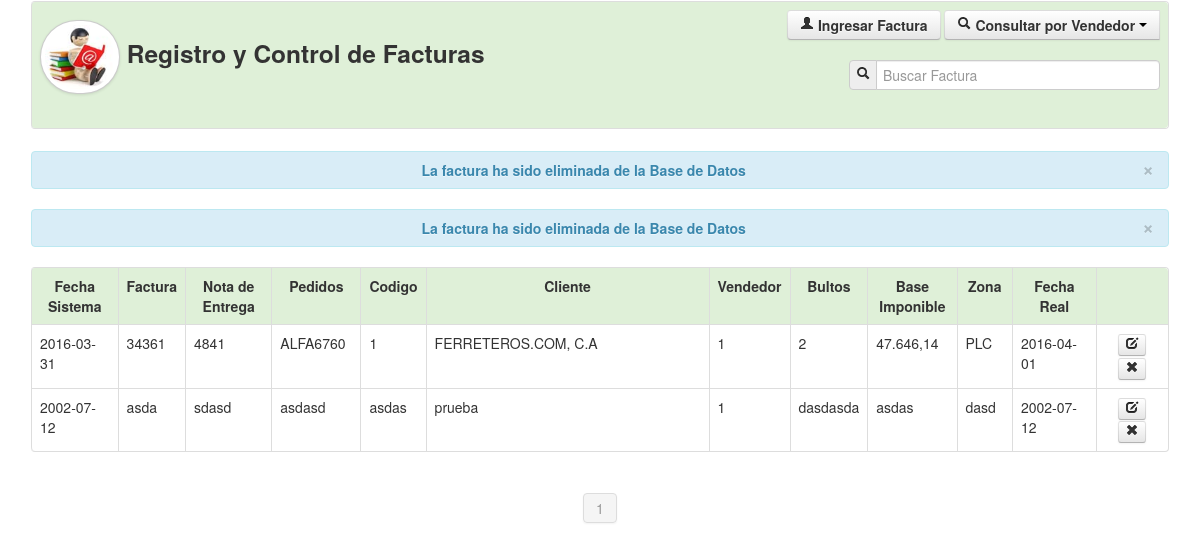
The app's page /reg_facturas.php (signed in) with its own data.
### tables this page shows
CREATE TABLE IF NOT EXISTS `reg_facturas` (
  `id` int(11) NOT NULL auto_increment,
  `fecha_sist` date NOT NULL,
  `factura` varchar(255) NOT NULL,
  `ne` varchar(255) NOT NULL,
  `pedidos` varchar(255) NOT NULL,
  `codigo` varchar(255) NOT NULL,
  `cliente` varchar(255) NOT NULL,
  `vendedor` varchar(255) NOT NULL,
  `bultos` varchar(255) NOT NULL,
  `base_imponible` varchar(255) NOT NULL,
  `fecha_real` date NOT NULL,
  `zona` varchar(255) NOT NULL,
  `estado` varchar(255) NOT NULL,
  PRIMARY KEY  (`id`)
);

### Class/class_facturas.php (called while the page is built, shortened)
<?php
class Consultar_Facturas{
	function __construct($codigo){
		$this->consulta = mysql_query("SELECT * FROM reg_facturas WHERE factura='$codigo' or vendedor='$codigo' or zona='$codigo' or pedidos='$codigo'");
	}
}
?>

### php_conexion.php (called while the page is built, shortened)
<?php
	function limpiar($tags){
		$tags = strip_tags($tags);
		$tags = stripslashes($tags);
		$tags = htmlentities($tags);
		$tags = mysql_real_escape_string($tags);
		return $tags;
	}
?>

### reg_facturas.php (the view, shortened to what this page needs)
<?php
		include_once('php_conexion.php');
        include_once('Class/class_facturas.php');
		$maximo=7;
		if(!empty($_GET['pag'])){
			$pag=limpiar($_GET['pag']);
		}else{
			$pag=1;
		}
		$inicio=($pag-1)*$maximo;
			$cans=mysql_query("SELECT COUNT(factura)as total FROM reg_facturas");
			if($dat=mysql_fetch_array($cans)){
				$total=$dat['total'];
			}
?>
<!DOCTYPE html>
<html lang="en">
<head>
    <link href="css/bootstrap.css" rel="stylesheet">
    <link href="css/bootstrap-responsive.css" rel="stylesheet">
    <link href="css/docs.css" rel="stylesheet">
    <link href="js/google-code-prettify/prettify.css" rel="stylesheet">
</head>
<body data-spy="scroll" data-target=".bs-docs-sidebar">
<div align="center">
    <table width="95%" border="0">
      <tr>
        <td>
       	  <table class="table table-bordered">
              <tr class="success">
                <td>
                    <div class="row-fluid">
                      <div class="span6">
                        	<h3><img src="img/icono_alumno.jpg" class="img-circle img-polaroid" width="70" height="65">
                        	Registro y Control de Facturas</h3>
                      </div>
                      <div class="span6">
                      	<div align="right">
                       	<a href="#nuevo" role="button" class="btn" data-toggle="modal">
                            	<strong><i class="icon-user"></i> Ingresar Factura</strong>
                        </a>
                        <div class="btn-group">
                            <button class="btn" data-toggle="dropdown">
                            	<i class="icon-search"></i> <strong>Consultar por Vendedor</strong> <span class="caret"></span>
                            </button>
                        </div>
                        <br><br>
                        <form name="form1" method="post" action="">
                            <div class="input-prepend">
                                <span class="add-on"><i class="icon-search"></i></span>
                                <input name="bus" type="text" placeholder="Buscar Factura" class="input-xlarge" autocomplete="off">
                            </div>
                        </form>
                        </div>
                      </div>
                    </div>
                </td>
              </tr>
            </table>
        </td>
      </tr>
      <tr>
        <td>
        	<table class="table table-bordered table table-hover">
              <tr class="success">
                <td width="8%"><center><strong>Fecha Sistema</strong></center></td>
                <td width="5%"><center><strong>Factura</strong></center></td>
                <td width="8%"><center><strong>Nota de Entrega</strong></center></td>
                <td width="8%"><center><strong>Pedidos</strong></center></td>
                <td width="5%"><center><strong>Codigo</strong></center></td>
                <td width="28%"><center><strong>Cliente</strong></center></td>
                <td width="5%"><center><strong>Vendedor</strong></center></td>
                <td width="5%"><center><strong>Bultos</strong></center></td>
                <td width="8%"><center><strong>Base Imponible</strong></center></td>
                <td width="5%"><center><strong>Zona</strong></center></td>
                <td width="8%"><center><strong>Fecha Real</strong></center></td>
                <td width="8%">&nbsp;</td>
              </tr>
              <?php
			  	if(empty($_GET['factura'])){
					if(empty($_POST['bus'])){
                        $sql="SELECT * FROM reg_facturas ORDER BY factura LIMIT $inicio, $maximo";
					}else{
						$bus=limpiar($_POST['bus']);
						$sql="SELECT * FROM reg_facturas WHERE factura LIKE '$bus%' or vendedor LIKE '$bus%' or zona='$bus' or ne='$bus'ORDER BY factura LIMIT $inicio, $maximo";
					}
				}
			  	$can=mysql_query($sql);
				while($dato=mysql_fetch_array($can)){
					$factura = new Consultar_Facturas($dato['factura']);
			  ?>
                  <tr align="center">
                    <td><i class=""></i> <?php echo trim($dato['fecha_sist']); ?></td>
                    <td><i class=""></i> <?php echo trim($dato['factura']); ?></td>
                    <td><i class=""></i> <?php echo trim($dato['ne']); ?></td>
                    <td><i class=""></i> <?php echo trim($dato['pedidos']); ?></td>
                    <td><i class=""></i> <?php echo trim($dato['codigo']); ?></td>
                    <td><i class=""></i> <?php echo trim($dato['cliente']); ?></td>
                    <td><i class=""></i> <?php echo trim($dato['vendedor']); ?></td>
                    <td><i class=""></i> <?php echo trim($dato['bultos']); ?></td>
                    <td><i class=""></i> <?php echo trim($dato['base_imponible']); ?></td>
                    <td><i class=""></i> <?php echo trim($dato['zona']); ?></td>
                    <td><i class=""></i> <?php echo trim($dato['fecha_real']); ?></td>
                    <td>
                    	<center><a href="#actualizar<?php echo $dato['id']; ?>" role="button" class="btn btn-mini" data-toggle="modal" title="Editar">
                    		<i class="icon-edit"></i>
                        </a>
                        <a href="#eliminar<?php echo $dato['id']; ?>" role="button" class="btn btn-mini" data-toggle="modal" title="Eliminar">
                            <i class="icon-remove"></i>
                        </a></center>
                    </td>
                  </tr>
                    <div id="eliminar<?php echo $dato['id']; ?>"
                    class="modal hide fade" tabindex="-1" role="dialog" aria-labelledby="myModalLabel" aria-hidden="true">
                    <form name="form4" method="post" enctype="multipart/form-data" action="eliminar.php">
                        <div class="modal-body">
                            <div class="row-fluid">
                                <div class="span6">
                                    <center><strong >Desea eliminar la Factura Nº </strong><strong><?php echo $dato['factura']; ?></center>
                                </div>
                            </div>
                        </div>
                        </form>
                    </div>
               <?php
            $id = limpiar(@$_POST['id']);
                    if(empty($id==0)){
                             echo'
                             <div class="alert alert-info" align="center">
                                    <button type="button" class="close" data-dismiss="alert">×</button>
                                    <strong>
                                        La factura ha sido eliminada de la Base de Datos
                                    </strong>
                                </div>';
                    }
              ?>
              <?php } ?>
            </table>
        </td>
      </tr>
    </table>
    <div class="pagination">
        <ul>
        	<?php
			if(empty($_GET['factura']) and empty($_POST['bus'])){
				$tp = ceil($total/$maximo);
         		for	($n=1; $n<=$tp ; $n++){
					if($pag==$n){
						echo '<li class="active"><a href="reg_facturas.php?pag='.$n.'">'.$n.'</a></li>';
					}else{
						echo '<li><a href="reg_facturas.php?pag='.$n.'">'.$n.'</a></li>';
					}
				}
			}
			?>
        </ul>
    </div>
</div>
</body>
</html>

### css/docs.css (style rules this page uses)
body { position: relative; padding-top: 0px; }

### records on screen
reg_facturas: fecha_sist "2016-03-31", factura "34361", ne "4841", pedidos "ALFA6760", codigo "1", cliente "FERRETEROS.COM, C.A", vendedor "1", bultos "2", base_imponible "47.646,14", zona "PLC", fecha_real "2016-04-01"
reg_facturas: fecha_sist "2002-07-12", factura "asda", ne "sdasd", pedidos "asdasd", codigo "asdas", cliente "prueba", vendedor "1", bultos "dasdasda", base_imponible "asdas", zona "dasd", fecha_real "2002-07-12"
